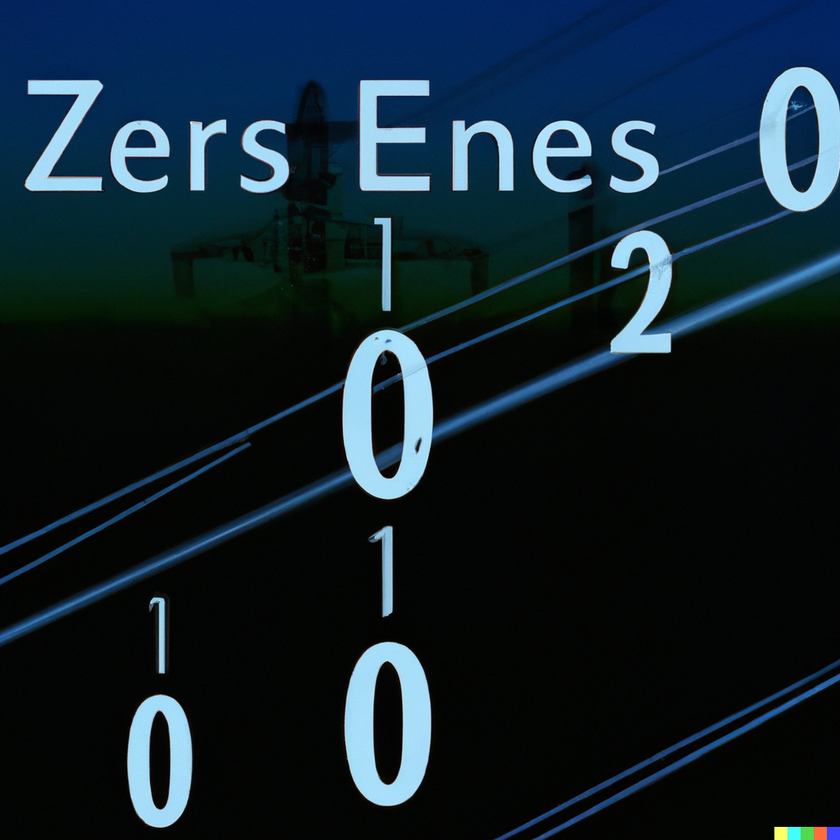
#> input picture HelseCTF2024/stego/Zellweger/zellweger.png, 840 x 840 px, shrunk from 1024 x 1024 before the run
$ python extract_lsb.py
#> lines starting #> are read from the running program, lines starting #| are printed output that depends on the picture
from PIL import Image
import numpy as np

def extract_following_bits(lsb_string, sequence_length=10):
    """Hent binærteksten som inneholder flagget.
        Dette må bli konvertert fra decabit til tekst
        for å få flagget. https://www.dcode.fr/decabit-code"""
    extracted_sequence = ""
    index = 0
    while index < len(lsb_string):
        index = lsb_string.find('1', index)
        if index == -1:
            break
        index += 1
        if index + sequence_length <= len(lsb_string):
            extracted_sequence += lsb_string[index:index + sequence_length] + " "
            index += sequence_length
        else:
            break
    return extracted_sequence

def extract_lsb(pixel):
    # piksel er en tupple med (R, G, B), vi må få LSB fra hver del
    return (pixel[0] & 1, pixel[1] & 1, pixel[2] & 1)


img_path = 'zellweger.png'
img = Image.open(img_path)
#> img is the input picture: PIL image 840x840 RGB; mean R, G, B 17.5, 34, 44.4

img_data = np.array(img)

# Ekstraher LSB fra hele bildet
lsb_data = np.apply_along_axis(extract_lsb, 2, img_data)
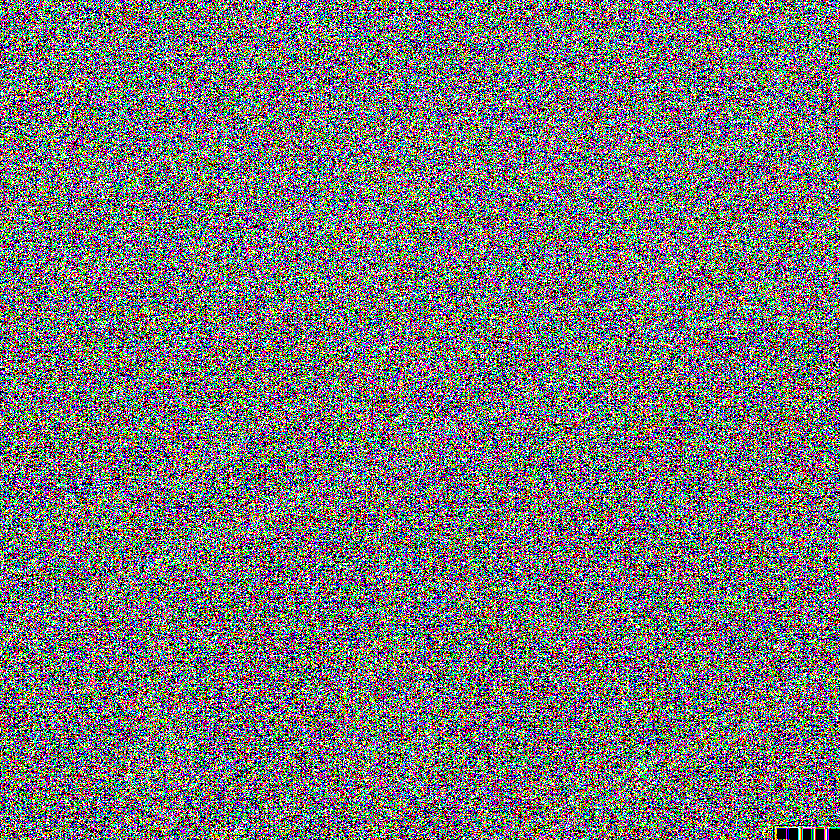
#> lsb_data: shape (840, 840, 3) int64; mean R, G, B 0.465, 0.466, 0.469; drawn with 1 as white

# Siden bildet kan være stort, og vi ønsker og returnere en tekstbasert representasjon,
# må vi flate ut lsb_data og konvertere den til en streng med 0-er og 1-ere.
# Så setter vi sammen LSB-ene for R,G,B for hver piksel.
lsb_flat = lsb_data.flatten()
lsb_str = ''.join(map(str, lsb_flat))

# Korter ned på den enorme mengden data
binary = lsb_str[0:27000]

print(extract_following_bits(binary))
#> (printed output is left out)
